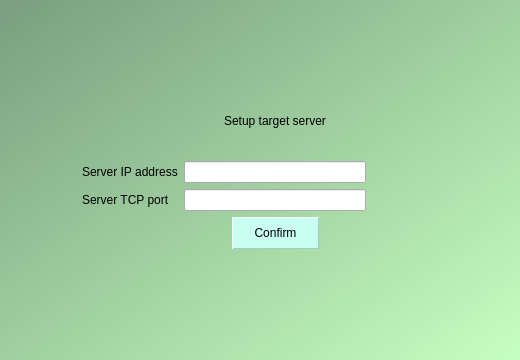
<?xml version="1.0" encoding="UTF-8"?>
<ui version="4.0">
 <class>GUI_Server</class>
 <widget class="QDialog" name="GUI_Server">
  <property name="geometry">
   <rect>
    <x>0</x>
    <y>0</y>
    <width>520</width>
    <height>360</height>
   </rect>
  </property>
  <property name="windowTitle">
   <string>Dialog</string>
  </property>
  <property name="styleSheet">
   <string notr="true">QDialog{
	background-color: qlineargradient(spread:pad, x1:0, y1:0, x2:1, y2:1, stop:0 rgba(122, 158, 126, 255), stop:1 rgba(198, 255, 194, 255));
}

QWidget#backgroundWidget{
	background-color: qlineargradient(spread:reflect, x1:0.5, y1:0, x2:0.5, y2:0.49, stop:0 rgba(207, 245, 236, 255), stop:0.17 rgba(215, 255, 245, 255), stop:1 rgba(230, 255, 249, 255));
	border-width: 1px;
	border-style: solid;
	border-color: hsv(165, 55, 205);
}

QPushButton {
	min-height: 20px;
	min-width: 65px;
	padding: 5px;	
	padding-left: 10px;
	padding-right: 10px;
    background-color: hsv(165, 55, 255);
    border-width: 1px;
	border-style: outset;
	border-color: hsv(165, 55, 205);
}

QPushButton:hover:!pressed{
	border-color: hsv(165, 255, 255);
	border-top-color: hsv(165, 200, 255);	
	border-left-color: hsv(165, 200, 255);
}

QPushButton:pressed,QPushButton:checked {
    border-style: inset;
	background-color: hsv(165, 55, 220);
}</string>
  </property>
  <layout class="QGridLayout" name="gridLayout" rowstretch="4,0,1,0,0,0,4" columnstretch="1,1,0,2">
   <item row="0" column="2">
    <spacer name="verticalSpacer_3">
     <property name="orientation">
      <enum>Qt::Vertical</enum>
     </property>
     <property name="sizeHint" stdset="0">
      <size>
       <width>20</width>
       <height>117</height>
      </size>
     </property>
    </spacer>
   </item>
   <item row="1" column="2">
    <layout class="QHBoxLayout" name="horizontalLayout">
     <item>
      <spacer name="horizontalSpacer_3">
       <property name="orientation">
        <enum>Qt::Horizontal</enum>
       </property>
       <property name="sizeHint" stdset="0">
        <size>
         <width>40</width>
         <height>20</height>
        </size>
       </property>
      </spacer>
     </item>
     <item>
      <widget class="QLabel" name="descriptionLabel">
       <property name="text">
        <string>Setup target server</string>
       </property>
      </widget>
     </item>
     <item>
      <spacer name="horizontalSpacer_4">
       <property name="orientation">
        <enum>Qt::Horizontal</enum>
       </property>
       <property name="sizeHint" stdset="0">
        <size>
         <width>40</width>
         <height>20</height>
        </size>
       </property>
      </spacer>
     </item>
    </layout>
   </item>
   <item row="2" column="2">
    <spacer name="verticalSpacer_2">
     <property name="orientation">
      <enum>Qt::Vertical</enum>
     </property>
     <property name="sizeHint" stdset="0">
      <size>
       <width>20</width>
       <height>28</height>
      </size>
     </property>
    </spacer>
   </item>
   <item row="3" column="0">
    <spacer name="horizontalSpacer">
     <property name="orientation">
      <enum>Qt::Horizontal</enum>
     </property>
     <property name="sizeHint" stdset="0">
      <size>
       <width>68</width>
       <height>20</height>
      </size>
     </property>
    </spacer>
   </item>
   <item row="3" column="1">
    <widget class="QLabel" name="addressLabel">
     <property name="text">
      <string>Server IP address</string>
     </property>
    </widget>
   </item>
   <item row="3" column="2">
    <widget class="QLineEdit" name="addressLineEdit"/>
   </item>
   <item row="3" column="3">
    <spacer name="horizontalSpacer_2">
     <property name="orientation">
      <enum>Qt::Horizontal</enum>
     </property>
     <property name="sizeHint" stdset="0">
      <size>
       <width>139</width>
       <height>20</height>
      </size>
     </property>
    </spacer>
   </item>
   <item row="4" column="1">
    <widget class="QLabel" name="portLabel">
     <property name="text">
      <string>Server TCP port</string>
     </property>
    </widget>
   </item>
   <item row="4" column="2">
    <widget class="QLineEdit" name="portLineEdit"/>
   </item>
   <item row="5" column="2">
    <layout class="QHBoxLayout" name="horizontalLayout_2">
     <item>
      <spacer name="horizontalSpacer_5">
       <property name="orientation">
        <enum>Qt::Horizontal</enum>
       </property>
       <property name="sizeHint" stdset="0">
        <size>
         <width>40</width>
         <height>20</height>
        </size>
       </property>
      </spacer>
     </item>
     <item>
      <widget class="QPushButton" name="connectPushButton">
       <property name="text">
        <string>Confirm</string>
       </property>
      </widget>
     </item>
     <item>
      <spacer name="horizontalSpacer_6">
       <property name="orientation">
        <enum>Qt::Horizontal</enum>
       </property>
       <property name="sizeHint" stdset="0">
        <size>
         <width>40</width>
         <height>20</height>
        </size>
       </property>
      </spacer>
     </item>
    </layout>
   </item>
   <item row="6" column="2">
    <spacer name="verticalSpacer">
     <property name="orientation">
      <enum>Qt::Vertical</enum>
     </property>
     <property name="sizeHint" stdset="0">
      <size>
       <width>20</width>
       <height>117</height>
      </size>
     </property>
    </spacer>
   </item>
  </layout>
 </widget>
 <resources/>
 <connections/>
</ui>
